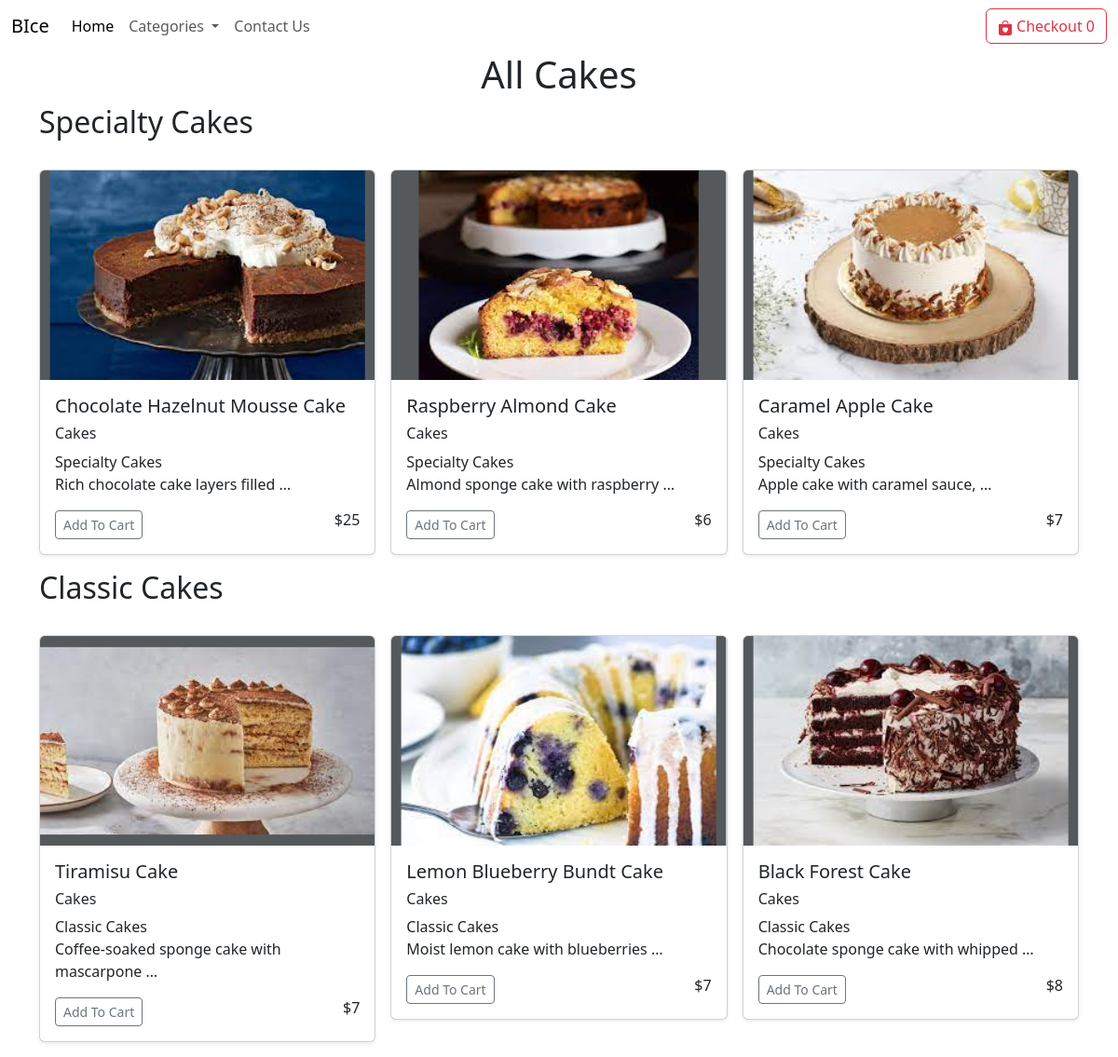
The page /cake on the database its author committed.
### home/models.py (models this page shows, shortened)
class Product(models.Model):
    name = models.CharField(max_length=127)
    price = models.IntegerField(default=0)
    category = models.CharField(max_length=255,default="")
    subcategory = models.CharField(max_length=255,default="")
    description = models.CharField(max_length=250, default='', blank=True, null=True)
    image = models.ImageField(upload_to='products/images')

### home/views.py (the view)
# urls.py: path('cake',views.cake,name='cake'),
def cake(request):
    cake_products = Product.objects.filter(category='Cakes')
    unique_subcategories = cake_products.values_list('subcategory', flat=True).distinct()
    params = {'cake_products': cake_products, 'unique_subcategories': unique_subcategories}
    return render(request, 'cake.html', params)

### templates/cake.html (shortened to what this page needs)
{% extends "base.html" %}
{% block body %}
{% load static %}
<div class="container">
    <h1 class="text-center">All Cakes</h1>
    {% for subcategory in unique_subcategories %}
    <h2 class="text">{{ subcategory }}</h2>
    <div class="row row-cols-1 row-cols-sm-2 row-cols-md-3 g-3 my-3">
        {% for product in cake_products %}
        {% if product.subcategory == subcategory %}
        <div class="col">
            <div class="card shadow-sm">
                <svg class="bd-placeholder-img card-img-top" width="100%" height="225" xmlns="http://www.w3.org/2000/svg" role="img" aria-label="Placeholder: Thumbnail" preserveAspectRatio="xMidYMid slice" focusable="false">
                    <title>{{ product.name }}</title>
                    <rect width="100%" height="100%" fill="#55595c"></rect>
                    <image xlink:href="/media/{{ product.image }}" width="100%" height="100%" />
                </svg>
                <div class="card-body">
                  <h5>{{ product.name }}</h5>
                  <h6>{{ product.category }}</h6>
                  <h7>{{ product.subcategory }}</h7>
                    <p class="card-text">{{ product.description|truncatewords:5 }}</p>
                    <div class="d-flex justify-content-between align-items-center">
                        <div class="btn-group">
                            <span id="div{{ product.name }}">
                                <button id="{{ product.name }}" type="button" class="btn btn-sm btn-outline-secondary cart">Add To Cart</button>
                            </span></div>
                            <h6 class="text-xl-end">${{product.price}}</h6>
                    </div>
                </div>
            </div>
        </div>
        {% endif %}
        {% endfor %}
    </div>
    {% endfor %}
</div>
{% endblock body %}

### rows shown on the page
Product: name "Chocolate Hazelnut Mousse Cake", category "Cakes", subcategory "Specialty Cakes", description "Rich chocolate cake layers filled …", price "25"
Product: name "Raspberry Almond Cake", category "Cakes", subcategory "Specialty Cakes", description "Almond sponge cake with raspberry …", price "6"
Product: name "Caramel Apple Cake", category "Cakes", subcategory "Specialty Cakes", description "Apple cake with caramel sauce, …", price "7"
Product: name "Tiramisu Cake", category "Cakes", subcategory "Classic Cakes", description "Coffee-soaked sponge cake with mascarpone …", price "7"
Product: name "Lemon Blueberry Bundt Cake", category "Cakes", subcategory "Classic Cakes", description "Moist lemon cake with blueberries …", price "7"
Product: name "Black Forest Cake", category "Cakes", subcategory "Classic Cakes", description "Chocolate sponge cake with whipped …", price "8"

### other values the page prints
{{ subcategory }} "Specialty Cakes" "Classic Cakes"
